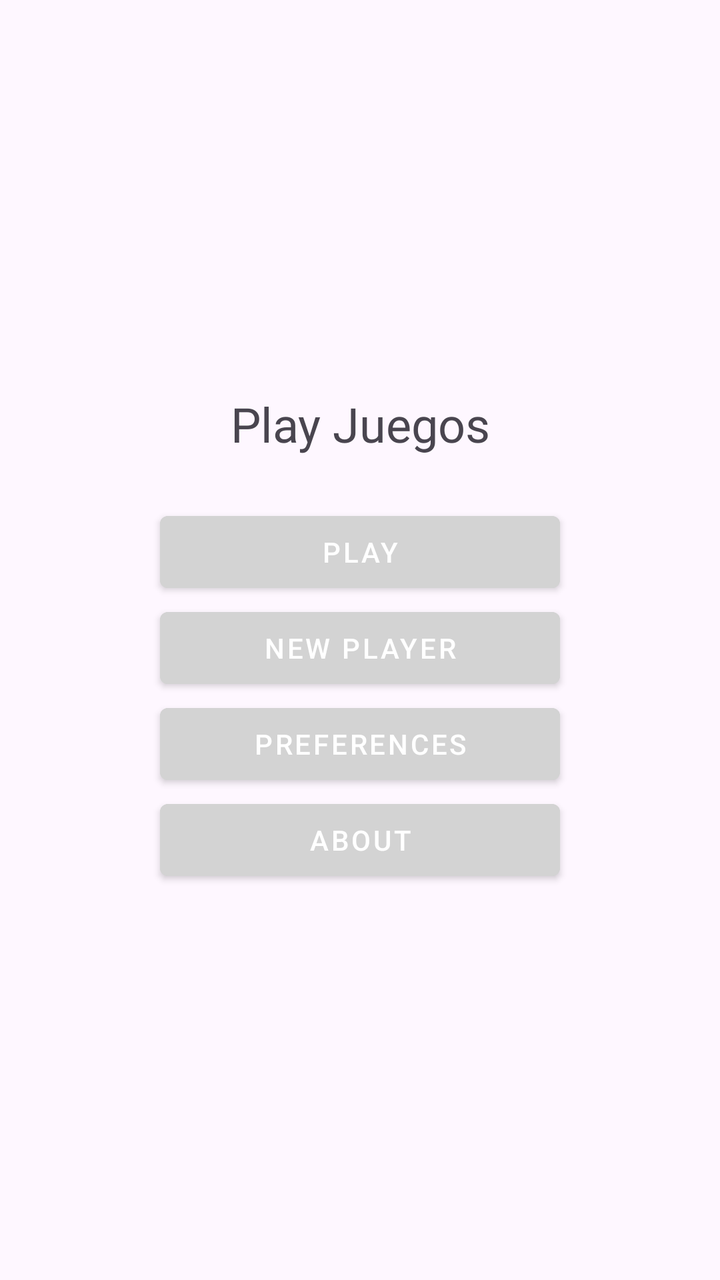
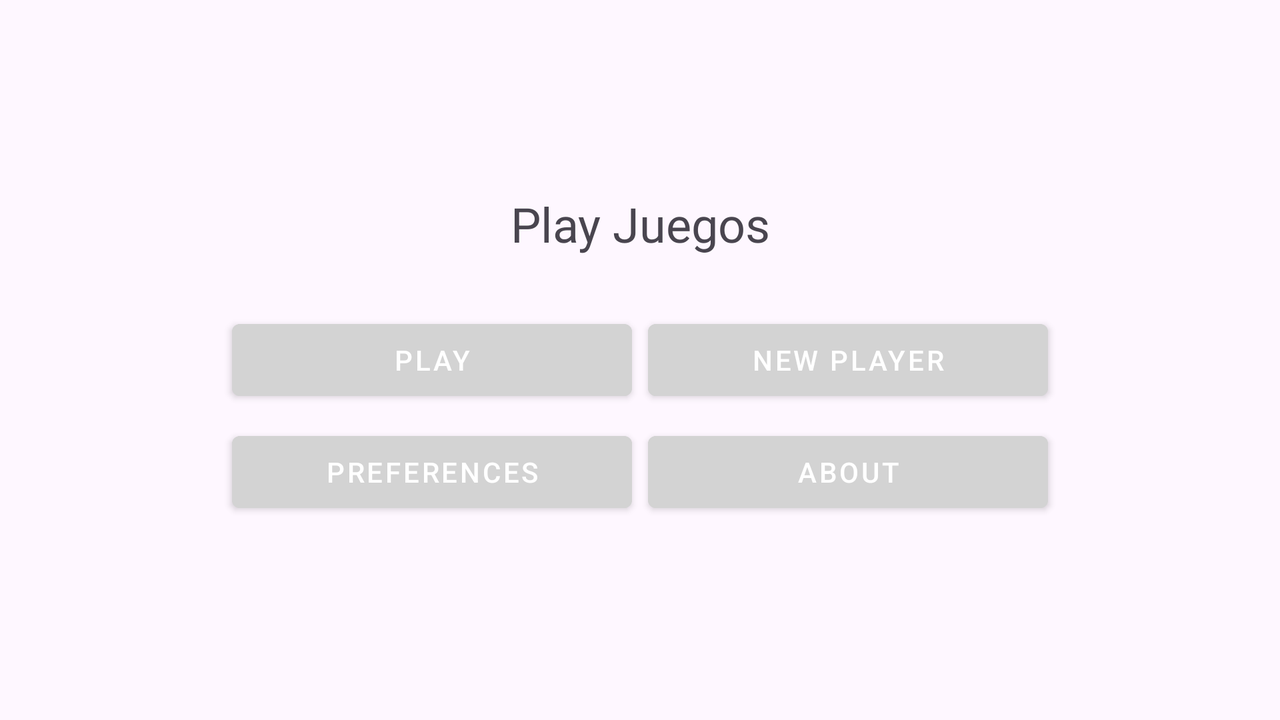

One screen, two layout resources from the same app: the default and the repository's alternative for another configuration. Each is rendered where Android would select it; the XML of both is given below.
<!-- AndroidManifest.xml: activity theme Theme.Practica2_1_George_Manuel -->
<!-- res/layout/activity_main.xml -->
<?xml version="1.0" encoding="utf-8"?>
<LinearLayout xmlns:android="http://schemas.android.com/apk/res/android"
    android:orientation="vertical"
    android:gravity="center"
    android:padding="16dp"
    android:layout_width="match_parent"
    android:layout_height="match_parent">

    <TextView
        android:id="@+id/textView"
        android:layout_width="wrap_content"
        android:layout_height="wrap_content"
        android:text="Play Juegos"
        android:fontFamily="@font/courgette_regular"

        android:textSize="24sp"
        android:gravity="center"
        android:layout_marginBottom="24dp"/>


    <com.google.android.material.button.MaterialButton
        android:id="@+id/button"
        android:layout_width="200dp"
        android:layout_height="wrap_content"
        android:backgroundTint="#D3D3D3"
        android:text="PLAY"
        android:textColor="@android:color/white"
        style="@style/Widget.MaterialComponents.Button" />


    <com.google.android.material.button.MaterialButton
        android:id="@+id/button2"
        android:layout_width="200dp"
        android:layout_height="wrap_content"
        android:text="New Player"
        android:backgroundTint="#D3D3D3"
        android:textColor="@android:color/white"
        style="@style/Widget.MaterialComponents.Button" />

    <com.google.android.material.button.MaterialButton
        android:id="@+id/button3"
        android:layout_width="200dp"
        android:layout_height="wrap_content"
        android:text="Preferences"
        android:backgroundTint="#D3D3D3"
        android:textColor="@android:color/white"
        style="@style/Widget.MaterialComponents.Button" />

    <com.google.android.material.button.MaterialButton
        android:id="@+id/button4"
        android:layout_width="200dp"
        android:backgroundTint="#D3D3D3"
        android:layout_height="wrap_content"
        android:text="About"
        android:textColor="@android:color/white"
        style="@style/Widget.MaterialComponents.Button" />
</LinearLayout>
<!-- resources referenced by this layout -->
<resources>
  <style name="Theme.Practica2_1_George_Manuel" parent="Base.Theme.Practica2_1_George_Manuel" />
  <style name="Base.Theme.Practica2_1_George_Manuel" parent="Theme.Material3.DayNight.NoActionBar">
          <item name="colorPrimary">@color/colorPrimary</item>
          <item name="colorPrimaryVariant">@color/colorPrimaryVariant</item>
          <item name="colorOnPrimary">@color/colorOnPrimary</item>
          <item name="colorSecondary">@color/colorSecondary</item>
      </style>
  <color name="colorPrimary">#6200EE</color>
  <color name="colorPrimaryVariant">#3700B3</color>
  <color name="colorOnPrimary">#FFFFFF</color>
  <color name="colorSecondary">#03DAC5</color>
</resources>
<!-- res/layout-land/activity_main.xml (the repository's variant of the layout above) -->
<!-- drawn on the phone turned sideways -->
<?xml version="1.0" encoding="utf-8"?>
<LinearLayout xmlns:android="http://schemas.android.com/apk/res/android"
              android:orientation="vertical"
              android:gravity="center"
              android:layout_width="match_parent"
              android:layout_height="match_parent"
              android:padding="16dp">

    <TextView
        android:id="@+id/textView"
        android:layout_width="wrap_content"
        android:layout_height="wrap_content"
        android:text="Play Juegos"
        android:textSize="24sp"
        android:fontFamily="@font/courgette_regular"
        android:gravity="center"
        android:layout_marginBottom="24dp" />

    <GridLayout
        android:layout_width="wrap_content"
        android:layout_height="wrap_content"
        android:columnCount="2"
        android:rowCount="2"
        android:alignmentMode="alignMargins"
        android:rowOrderPreserved="false"
        android:useDefaultMargins="true">

        <com.google.android.material.button.MaterialButton
            android:id="@+id/button"
            android:layout_width="200dp"
            android:layout_height="wrap_content"
            android:backgroundTint="#D3D3D3"
            android:text="PLAY"
            android:textColor="@android:color/white"
            style="@style/Widget.MaterialComponents.Button" />


        <com.google.android.material.button.MaterialButton
            android:id="@+id/button2"
            android:layout_width="200dp"
            android:layout_height="wrap_content"
            android:text="New Player"
            android:backgroundTint="#D3D3D3"
            android:textColor="@android:color/white"
            style="@style/Widget.MaterialComponents.Button" />


        <com.google.android.material.button.MaterialButton
            android:id="@+id/button3"
            android:layout_width="200dp"
            android:layout_height="wrap_content"
            android:text="Preferences"
            android:backgroundTint="#D3D3D3"
            android:textColor="@android:color/white"
            style="@style/Widget.MaterialComponents.Button" />

        <com.google.android.material.button.MaterialButton
            android:id="@+id/button4"
            android:layout_width="200dp"
            android:backgroundTint="#D3D3D3"
            android:layout_height="wrap_content"
            android:text="About"
            android:textColor="@android:color/white"
            style="@style/Widget.MaterialComponents.Button" />

        </GridLayout>
    </LinearLayout>
